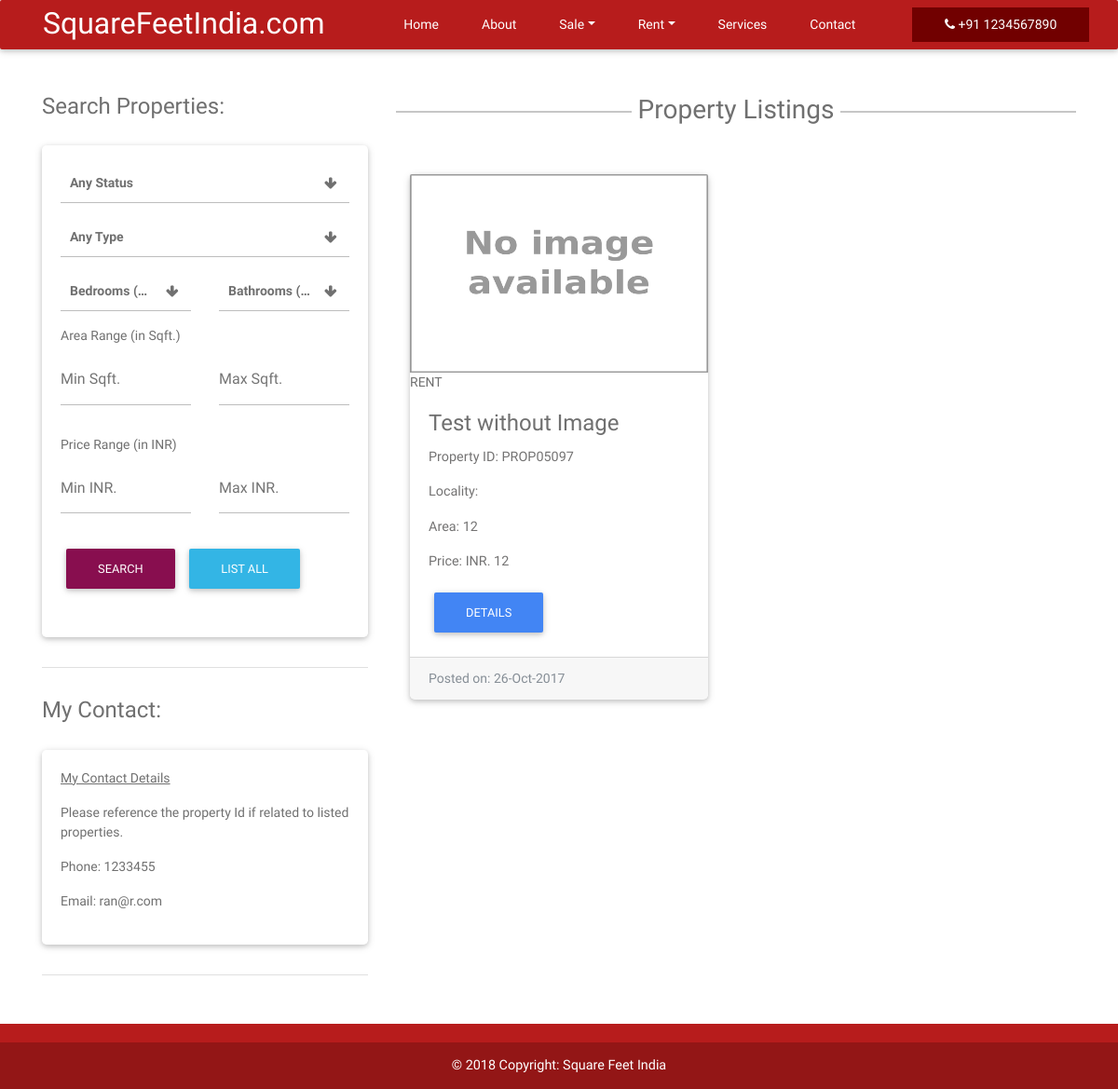
The page /listings/index.php on the database its author committed.
### tables this page shows
CREATE TABLE `property_listings` (
  `id` int(11) NOT NULL,
  `user_id` int(11) NOT NULL,
  `prop_id` varchar(20) DEFAULT NULL,
  `title` varchar(250) NOT NULL,
  `prop_status` int(11) NOT NULL,
  `type_id` int(11) NOT NULL,
  `price` float DEFAULT NULL,
  `floor_area` int(11) DEFAULT NULL,
  `rooms` int(11) NOT NULL DEFAULT '1',
  `address` varchar(250) DEFAULT NULL,
  `locality` tinyint(4) DEFAULT NULL,
  `landmark` varchar(250) DEFAULT NULL,
  `description` text,
  `build_age` int(10) NOT NULL DEFAULT '1',
  `bedrooms` int(10) NOT NULL DEFAULT '1',
  `bathrooms` int(10) NOT NULL DEFAULT '1',
  `furnished` tinyint(4) NOT NULL DEFAULT '1',
  `owner_show` char(1) DEFAULT NULL,
  `approve_status` int(11) NOT NULL DEFAULT '1',
  `created` datetime NOT NULL DEFAULT CURRENT_TIMESTAMP,
  `modified` datetime NOT NULL DEFAULT CURRENT_TIMESTAMP
);

CREATE TABLE `property_status` (
  `id` int(11) NOT NULL,
  `status` varchar(50) DEFAULT NULL,
  `created` datetime NOT NULL DEFAULT CURRENT_TIMESTAMP,
  `modified` datetime NOT NULL DEFAULT CURRENT_TIMESTAMP
);

### users/user.php (called while the page is built, shortened)
<?php
class User{
    private $dbHost     = "localhost";
    private $dbUsername = "realestate";
    private $dbPassword = "password";
    private $dbName     = "realestate";
    public function __construct(){
        if(!isset($this->db)){
            $conn = new mysqli($this->dbHost, $this->dbUsername, $this->dbPassword, $this->dbName);
            if($conn->connect_error){
                die("Failed to connect with MySQL: " . $conn->connect_error);
            }else{
                $this->db = $conn;
            }
        }
    }
    public function getRows($userTbl, $conditions = array()){
        $sql = 'SELECT ';
        $sql .= array_key_exists("select",$conditions)?$conditions['select']:'*';
        $sql .= ' FROM '. $userTbl;
        if(array_key_exists("where",$conditions)){
            $sql .= ' WHERE ';
            $i = 0;
            foreach($conditions['where'] as $key => $value){
                $pre = ($i > 0)?' AND ':'';
                $sql .= $pre.$key."= '".$value."'";
                $i++;
            }
        }
        if(array_key_exists("start",$conditions) && array_key_exists("limit",$conditions)){
            $sql .= ' LIMIT '.$conditions['start'].','.$conditions['limit'];
        }elseif(!array_key_exists("start",$conditions) && array_key_exists("limit",$conditions)){
            $sql .= ' LIMIT '.$conditions['limit'];
        }
        $result = $this->db->query($sql);
        if(array_key_exists("return_type",$conditions) && $conditions['return_type'] != 'all'){
            switch($conditions['return_type']){
                case 'count':
                    $data = $result->num_rows;
                    break;
                case 'single':
                    $data = $result->fetch_assoc();
                    break;
            }
        }else{
            if($result->num_rows > 0){
                while($row = $result->fetch_assoc()){
                    $data[] = $row;
                }
            }
        }
        return !empty($data)?$data:false;
    }
}

### listings/index.php (the view, shortened to what this page needs)
<?php
include '../users/user.php';
$user = new User();
include_once "function.php";
    $conditions=null;
    $conditions['where']['approve_status'] = '2';
    $conditions['return_type'] = 'count';
    $cnt = $user->getRows('property_listings',$conditions);
  if(isset($_GET["page"]))
  $page = (int)$_GET["page"];
  else
  $page = 1;
  $setLimit = 6;
  $pageLimit = ($page * $setLimit) - $setLimit;
?>
<!DOCTYPE html>
<html>
<head>
    <link rel="stylesheet" href="../assets/css/font-awesome.min.css">
    <link href="../assets/css/bootstrap.min.css" rel="stylesheet">
    <link href="../assets/css/mdb.min.css" rel="stylesheet">
    <link href="../assets/css/cs-select.css" rel="stylesheet">
    <link href="../assets/css/cs-skin-border.css" rel="stylesheet">
    <link href="../assets/css/style.css" rel="stylesheet">
</head>
<body>
<div id="wrapper">
<?php
include '../header/menu.php';
?>
    <main>
        <div class="container">
            <div class="row">
                <div class="col-lg-4 mt-5">
                    <div class="widget-wrapper wow fadeIn"  data-wow-delay="0.1s">
                        <h4>Search Properties: </h4>
                        <br>
                        <form method="POST" action="index.php" name="searchfrm">
                        <div class="card">
                            <div class="card-body">
							<div class="row md-form">
								<div class="col-md-12">
									<?php
										$property_status = $user->getRows("property_status");
				                  ?>
								</div>
							</div>
							<div class="row md-form">
								<div class="col-md-12">
									<?php
										$property_types = $user->getRows("property_types");
				                  ?>
								</div>
							</div>
							<div class="row md-form">
								<div class="col-md-6">
									<?php
										$property_rooms = $user->getRows("property_rooms");
				                  ?>
								</div>
								<div class="col-md-6">
									<?php
										$property_rooms = $user->getRows("property_rooms");
				                  ?>
								</div>
							</div>
							<label>Area Range (in Sqft.)</label>
							<div class="row md-form">
								<div class="col-md-6">
							            <div class="md-form">
							                <input type="text" id="area_min" name="area_min" value="" class="form-control">
							                <label for="area_min" class="">Min Sqft.</label>
							            </div>
								</div>
								<div class="col-md-6">
							            <div class="md-form">
							                <input type="text" id="area_max" name="area_max" value="" class="form-control">
							                <label for="area_max" class="">Max Sqft.</label>
							            </div>
								</div>
							</div>
							<label>Price Range (in INR)</label>
							<div class="row md-form">
								<div class="col-md-6">
							            <div class="md-form">
							                <input type="text" id="price_min" name="price_min" value="" class="form-control">
							                <label for="price_min" class="">Min INR.</label>
							            </div>
								</div>
								<div class="col-md-6">
							            <div class="md-form">
							                <input type="text" id="price_max" name="price_max" value="" class="form-control">
							                <label for="price_max" class="">Max INR.</label>
							            </div>
								</div>
							</div>
							<div class="row md-form">
								<div class="col-md-12">
									<button type="submit"  name="search" id="search" class="btn btn-unique">Search</button>
									<button  type="button" name="reset" id="reset" class="btn btn-info" onclick="window.location.assign('index.php?reset=true')">List All</button>
								</div>
							</div>
							</div>
						</div>
						</form>
                    </div>
                    <div class="widget-wrapper wow fadeIn" data-wow-delay="0.2s">
                        <h4>My Contact:</h4>
                        <br>
                        <div class="card">
                            <div class="card-body">
                                <p><u>My Contact Details</u></p>
                                <p>Please reference the property Id if related to listed properties.</p>
                                <p>Phone: 1233455</p>
                                <p>Email: ran@r.com</p>
                            </div>
                        </div>
                    </div>
                </div>
                <div class="col-lg-8">
                    <div class="row wow fadeIn" data-wow-delay="0.4s">
                        <div class="col-lg-12">
                            <div class="divider-new">
                                <h2 class="h2-responsive">Property Listings</h2>
                            </div>
                        </div>
                    </div>
<?php
            $conditions['start'] = $pageLimit;
            $conditions['limit'] = $setLimit;
            unset($conditions['return_type']);
		                $property_details = $user->getRows('property_listings',$conditions);
?>
                    <div class="row card-deck wow">
<?php
		                if(!empty($property_details)): $count = 0; foreach($property_details as $property_detail): $count++;
		                	if (($count-1 % 2) == 0) {
		                		echo "</div><div class='row card-deck wow'>";
		                	}
?>
                        <div class="col-lg-6 d-flex align-items-stretch mb-4">
                            <div class="card wow fadeIn" data-wow-delay="0.2s">
						<?php
							$status_condition['where'] = array(
			                    'id' => $property_detail['prop_status']
			                );
							$status_condition['return_type'] = 'single';
							$property_status = $user->getRows('property_status', $status_condition);
						    $search_dir = "../assets/images/properties/large/" . $property_detail['prop_id'];
						    $images = glob("$search_dir/*.*");
						    sort($images);
						    if (count($images) > 0) {
						        $img = $images[0];
						        echo "<img class='img-fluid' src='$img' alt='' /><div class='ribbon'><span>" . $property_status['status'] . "</span></div>";
						    } else {
						    	echo "<img class='img-fluid' src='../assets/images/properties/large/noimage.jpg' alt='No Image' /><div class='ribbon'><span>" . $property_status['status'] . "</span></div>";
						    }
						?>
							    <div class="card-body">
							        <h4 class="card-title"><?php echo $property_detail['title']; ?></h4>
									<p class="card-text">Property ID: <?php echo $property_detail['prop_id']; ?></p>
									<p class="card-text">Locality: <?php echo $property_detail['address_city']; ?></p>
									<p class="card-text">Area: <?php echo $property_detail['floor_area']; ?></p>
									<p class="card-text">Price: INR. <?php echo $property_detail['price']; ?></p>
							        <a href="single-property-page.php?propertyid=<?php echo $property_detail['prop_id']; ?>" class="btn btn-primary">Details</a>
							    </div>
							    <div class="card-footer text-muted">
								    Posted on: <?php echo date_format(date_create($property_detail['created']),"d-M-Y"); ?>
								</div>
                            </div>
                        </div>
<?php
					endforeach; else:
                  	endif;
?>
                    </div>
                </div>
            </div>
        </div>
    </main>
<?php
include '../footer/footer.php';
?>
</div>
</body>
</html>

### assets/css/style.css (style rules this page uses)
html { height: 100%; box-sizing: border-box; }
body { color:#707070; font-size: 14px; }
#wrapper { background-color:#fff; }
body,h1,h2,h3,h4,h5,h6,input[type="text"],input[type="password"],input[type="email"],textarea,select,input[type="button"],input[type="submit"],button,#tiptip_content { font-family:"Varela Round","HelveticaNeue","Helvetica Neue",Helvetica,Arial,sans-serif;text-transform:none; }
.md-form, .md-form .btn { margin-bottom: 1rem; }
.btn, .btn-link, .dropdown-item { font-weight: 400; }
button, input, optgroup, select, textarea { margin: 0; font-family: inherit; font-size: inherit; line-height: inherit; }
[role=button], a, area, button, input, label, select, summary, textarea { -ms-touch-action: manipulation; touch-action: manipulation; }
button, hr, input { overflow: visible; }

### listings/index.php (style rules this page uses)
.widget-wrapper { padding-bottom: 2rem; border-bottom: 1px solid #e0e0e0; margin-bottom: 2rem; }
.card { font-weight: 300; }

### rows shown on the page
property_listings: property_status.status "RENT", title "Test without Image", prop "PROP05097", floor_area "12", price "12", created "26-Oct-2017"
